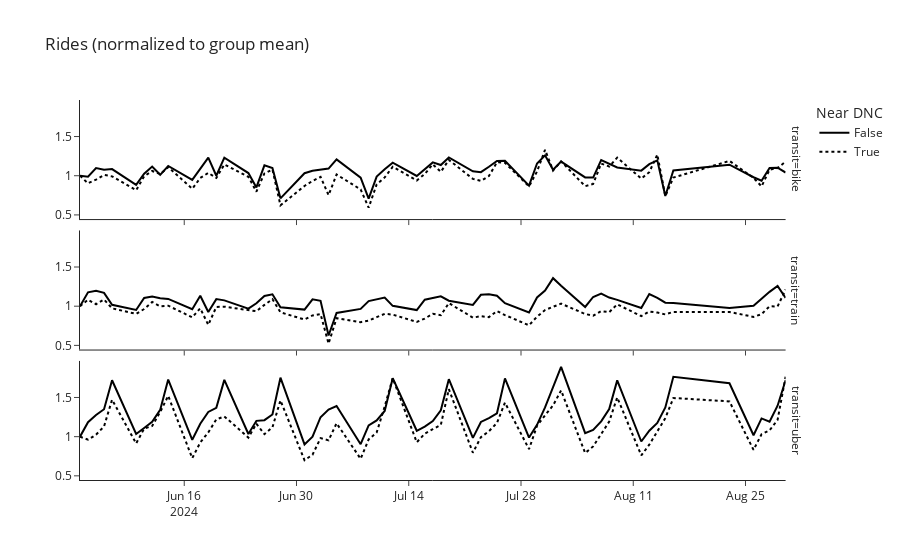

Source (notebook cell):
### Code cell
# fig, ax = plt.subplots(1,1, figsize=(6,6))
chart = px.line(plot_data, x='date', y='demean', 
        line_dash='UCMP', facet_row='transit',
        color_discrete_sequence=['black'],
        title= 'Rides (normalized to group mean)',
        labels={'date':'', 'demean':'',
                'UCMP':'Near DNC'},
        template='simple_white')
chart.write_image("../../../reports/replication/parallel_trends.jpeg")
!cp ../../../reports/replication/parallel_trends.jpeg ../../../../eric-mc2-cv/static/img
chart
